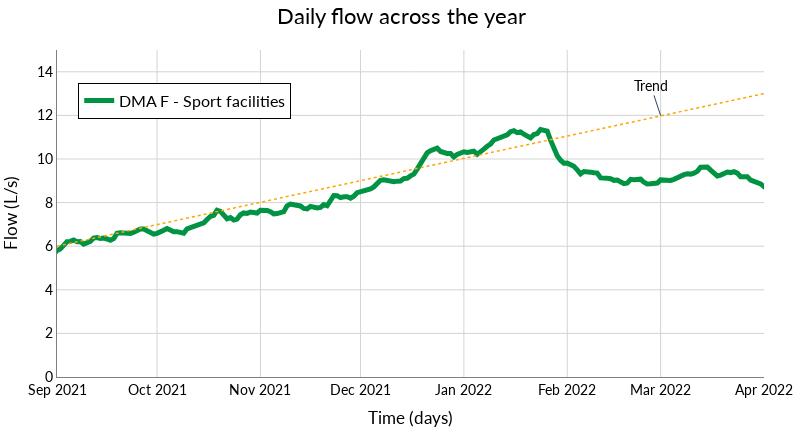

The code cell stored with this chart in its notebook:
### Code cell
# Plot DMA C rolling average of the daily flow 
img__title = "Daily flow across the year"
img__xaxis_title = "Time (days)"
img__xaxis_range = ['2021-09-01 00:00:00', '2022-04-01 00:00:00']
img__yaxis_title = "Flow (L/s)"
img__yaxis_range = [0, 15]

dmas = ['DMA_F']
img__legend_labels = ["DMA F - Sport facilities"]
avg_flow = dmas_h_q[dmas].groupby(dmas_h_q.index.date).mean().rolling(window=5).mean()

fig = go.Figure()
for d, dma in enumerate(dmas):
    fig.add_trace(go.Scatter
    (
        x=avg_flow.index,
        y=avg_flow[dma],
        mode='lines',
        line=dict(color= colors[d+1], width=img__line_width),
        name=img__legend_labels[d]
    )
)
    
fig.add_trace(go.Scatter(
        x= img__xaxis_range,
        y=[6,13],
        mode='lines',
        line=dict(color=colors[2], width=1.5, dash='dot'),
        showlegend=False
    )
)
fig.add_annotation(x='2022-03-01 00:00:00', y=12, text="Trend")
    
fix_layout(fig)
fig.show()

### Figure 1 — Plotly figure (JSON) as saved in the notebook; plotly's stock layout.template omitted (floating-point values rounded to 4 significant figures; data arrays with more than 128 entries replaced by an {"elided": "..."} marker saying what was removed)
{"data": [{"line": {"color": "#009344", "width": 5}, "mode": "lines", "name": "DMA F - Sport facilities", "type": "scatter", "x": {"elided": "567 str values"}, "y": {"elided": "567 float values"}}, {"line": {"color": "#FFA500", "dash": "dot", "width": 1.5}, "mode": "lines", "showlegend": false, "type": "scatter", "x": ["2021-09-01 00:00:00", "2022-04-01 00:00:00"], "y": [6, 13]}], "layout": {"annotations": [{"text": "Trend", "x": "2022-03-01 00:00:00", "y": 12}], "font": {"color": "black", "family": "Lato", "size": 14}, "height": 435.8, "legend": {"bgcolor": "White", "bordercolor": "Black", "borderwidth": 1, "font": {"size": 16}, "groupclick": "toggleitem", "itemclick": "toggleothers", "itemdoubleclick": "toggle", "itemsizing": "trace", "orientation": "v", "tracegroupgap": 100, "traceorder": "normal", "x": 0.03, "xanchor": "left", "y": 0.9, "yanchor": "top"}, "margin": {"b": 10, "l": 10, "pad": 0, "r": 10, "t": 50}, "paper_bgcolor": "white", "plot_bgcolor": "white", "showlegend": true, "title": {"font": {"color": "black", "family": "Lato", "size": 22}, "text": "Daily flow across the year", "x": 0.5, "xanchor": "center", "y": 0.98, "yanchor": "top"}, "width": 803.6, "xaxis": {"automargin": true, "gridcolor": "lightgrey", "linecolor": "grey", "linewidth": 1, "range": ["2021-09-01 00:00:00", "2022-04-01 00:00:00"], "showgrid": true, "showline": true, "title": {"text": "Time (days)"}, "zerolinecolor": "black"}, "yaxis": {"automargin": true, "gridcolor": "lightgrey", "linecolor": "grey", "linewidth": 1, "range": [0, 15], "showgrid": true, "showline": true, "title": {"text": "Flow (L/s)"}, "zerolinecolor": "black"}}}
